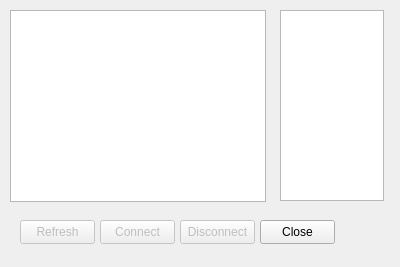
<?xml version="1.0" encoding="UTF-8"?>
<ui version="4.0">
 <class>bluetooth_setup</class>
 <widget class="QDialog" name="bluetooth_setup">
  <property name="geometry">
   <rect>
    <x>0</x>
    <y>0</y>
    <width>400</width>
    <height>267</height>
   </rect>
  </property>
  <property name="windowTitle">
   <string>Bluetooth MCUmgr setup</string>
  </property>
  <widget class="QListWidget" name="list_devices">
   <property name="geometry">
    <rect>
     <x>10</x>
     <y>10</y>
     <width>256</width>
     <height>192</height>
    </rect>
   </property>
  </widget>
  <widget class="QPushButton" name="btn_refresh">
   <property name="enabled">
    <bool>false</bool>
   </property>
   <property name="geometry">
    <rect>
     <x>20</x>
     <y>220</y>
     <width>75</width>
     <height>24</height>
    </rect>
   </property>
   <property name="text">
    <string>Refresh</string>
   </property>
  </widget>
  <widget class="QPushButton" name="btn_connect">
   <property name="enabled">
    <bool>false</bool>
   </property>
   <property name="geometry">
    <rect>
     <x>100</x>
     <y>220</y>
     <width>75</width>
     <height>24</height>
    </rect>
   </property>
   <property name="text">
    <string>Connect</string>
   </property>
  </widget>
  <widget class="QPushButton" name="btn_disconnect">
   <property name="enabled">
    <bool>false</bool>
   </property>
   <property name="geometry">
    <rect>
     <x>180</x>
     <y>220</y>
     <width>75</width>
     <height>24</height>
    </rect>
   </property>
   <property name="text">
    <string>Disconnect</string>
   </property>
  </widget>
  <widget class="QPushButton" name="btn_close">
   <property name="geometry">
    <rect>
     <x>260</x>
     <y>220</y>
     <width>75</width>
     <height>24</height>
    </rect>
   </property>
   <property name="text">
    <string>Close</string>
   </property>
  </widget>
  <widget class="QPlainTextEdit" name="edit_debug">
   <property name="geometry">
    <rect>
     <x>280</x>
     <y>10</y>
     <width>104</width>
     <height>191</height>
    </rect>
   </property>
   <property name="undoRedoEnabled">
    <bool>false</bool>
   </property>
   <property name="readOnly">
    <bool>true</bool>
   </property>
  </widget>
 </widget>
 <resources/>
 <connections/>
</ui>
